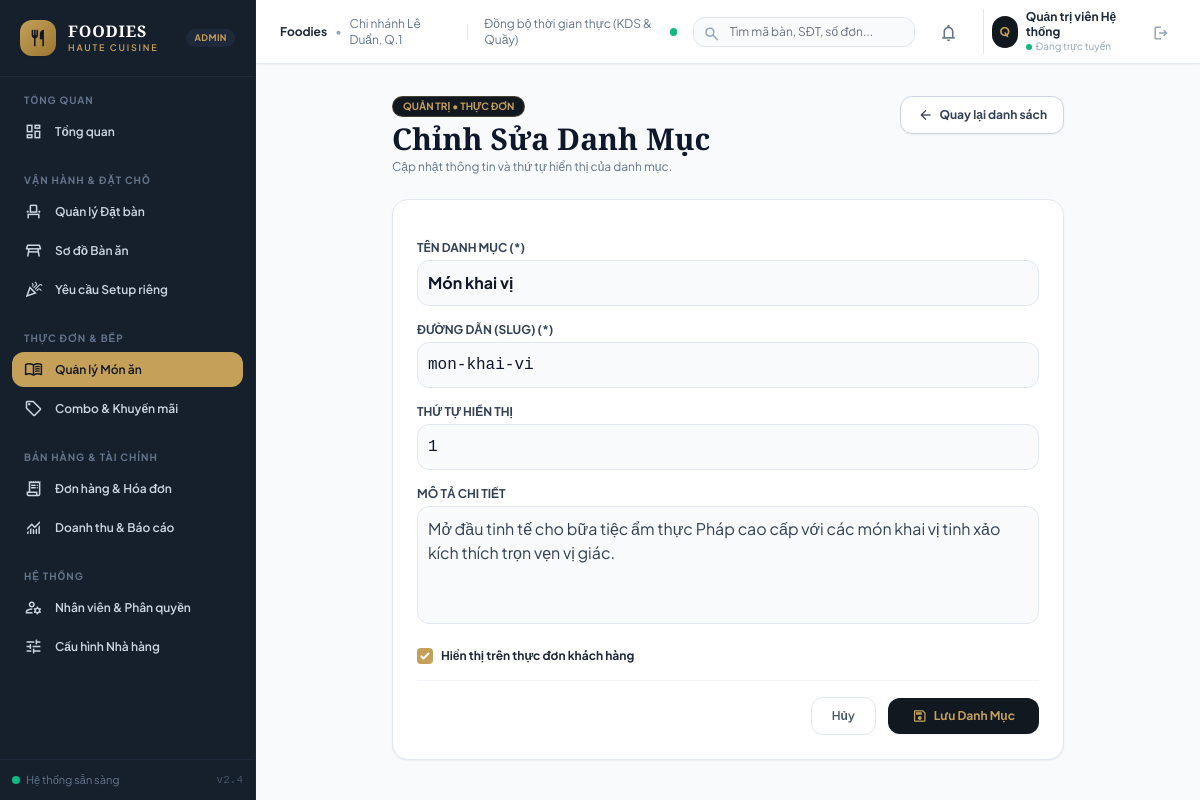
Page /admin/menu/categories/1/edit (signed in) on the committed database.
### tables this page shows
CREATE TABLE `categories` (
  `id` bigint PRIMARY KEY AUTO_INCREMENT,
  `name` varchar(150) NOT NULL,
  `slug` varchar(150) UNIQUE NOT NULL,
  `description` text,
  `image` varchar(255),
  `sort_order` int NOT NULL DEFAULT 0,
  `is_visible` boolean NOT NULL DEFAULT true,
  `created_at` datetime NOT NULL DEFAULT CURRENT_TIMESTAMP,
  `updated_at` datetime NOT NULL DEFAULT CURRENT_TIMESTAMP ON UPDATE CURRENT_TIMESTAMP
);

### app/Core/View.php (called while the page is built, shortened)
<?php
final class View
{
    public static function render(
        string $template,
        array $data = [],
        string $layout = 'layouts/guest'
    ): void {
        $viewsPath = dirname(__DIR__) . DIRECTORY_SEPARATOR . 'Views';
        $templatePath = self::resolve($viewsPath, $template);
        extract($data, EXTR_SKIP);
        require $templatePath;
    }
    public static function escape(mixed $value): string
    {
        return htmlspecialchars((string) $value, ENT_QUOTES | ENT_SUBSTITUTE, 'UTF-8');
    }
    private static function resolve(string $viewsPath, string $name): string
    {
        $path = $viewsPath . DIRECTORY_SEPARATOR
            . str_replace(['/', '\\'], DIRECTORY_SEPARATOR, $name) . '.php';
        return $path;
    }
}

### app/Core/Controller.php (called while the page is built, shortened)
<?php
abstract class Controller
{
    protected function render(
        string $template,
        array $data = [],
        int $status = 200,
        string $layout = 'layouts/guest'
    ): void {
        View::render($template, $data, $layout);
    }
}

### app/Controllers/CategoryAdminController.php (called while the page is built, shortened)
<?php
final class CategoryAdminController extends Controller
{
    public function edit(string $id): void
    {
        $categoryId = $this->validId($id);
        $category = $categoryId === null
            ? null
            : (new Category(Database::connection()))->findById($categoryId);
        $this->render('admin/categories/edit', [
            'pageTitle' => 'Sửa danh mục',
            'currentUser' => Auth::user(),
            'category' => $category,
            'csrfToken' => Csrf::token(),
            'errors' => [],
        ], 200, 'layouts/admin');
    }
    private function validId(string $id): ?int
    {
        $value = filter_var($id, FILTER_VALIDATE_INT);
        return $value !== false && $value > 0 ? $value : null;
    }
}

### public/index.php (called while the page is built, shortened)
<?php
$root = dirname(__DIR__);
$routes = require $root . DIRECTORY_SEPARATOR . 'routes' . DIRECTORY_SEPARATOR . 'web.php';
$router = $routes();
$router->dispatch($_SERVER['REQUEST_METHOD'] ?? 'GET', $_SERVER['REQUEST_URI'] ?? '/');

### config/database.php (called while the page is built, shortened)
<?php
$required = ['DB_HOST', 'DB_DATABASE', 'DB_USERNAME'];
$missing = array_filter(
    $required,
    static fn (string $key): bool => getenv($key) === false
);
return [
    'host' => (string) getenv('DB_HOST'),
    'port' => (string) (getenv('DB_PORT') ?: '3306'),
    'database' => (string) getenv('DB_DATABASE'),
    'username' => (string) getenv('DB_USERNAME'),
    'password' => (string) (getenv('DB_PASSWORD') ?: ''),
];

### app/Core/Database.php (called while the page is built, shortened)
<?php
final class Database
{
    private static ?PDO $connection = null;
    public static function connection(): PDO
    {
        $config = require dirname(__DIR__, 2) . DIRECTORY_SEPARATOR . 'config'
            . DIRECTORY_SEPARATOR . 'database.php';
        $dsn = sprintf(
            'mysql:host=%s;port=%s;dbname=%s;charset=utf8mb4',
            $config['host'],
            $config['port'],
            $config['database']
        );
        self::$connection = new PDO($dsn, $config['username'], $config['password'], [
            PDO::ATTR_ERRMODE => PDO::ERRMODE_EXCEPTION,
            PDO::ATTR_DEFAULT_FETCH_MODE => PDO::FETCH_ASSOC,
            PDO::ATTR_EMULATE_PREPARES => false,
        ]);
        return self::$connection;
    }
}

### app/Models/Category.php (called while the page is built, shortened)
<?php
final class Category extends BaseModel
{
    public function findById(int $id): ?array
    {
        $statement = $this->db->prepare(
            'SELECT id, name, slug, description, image, sort_order, is_visible
             FROM categories WHERE id = :id LIMIT 1'
        );
        $statement->execute(['id' => $id]);
        $category = $statement->fetch();
        return $category === false ? null : $category;
    }
}

### app/Views/admin/categories/edit.php (the view, shortened to what this page needs)
<div class="space-y-6 max-w-2xl mx-auto">
    <div class="flex flex-col sm:flex-row sm:items-center justify-between gap-4">
        <div>
            <div class="flex items-center gap-2 mb-1">
                <span class="inline-flex items-center gap-1.5 px-2.5 py-0.5 rounded-full text-[10px] font-bold uppercase bg-admin-navy text-gold border border-gold/30">
                    <span>QUẢN TRỊ &bull; THỰC ĐƠN</span>
                </span>
            </div>
            <h1 class="text-2xl lg:text-3xl font-headline font-bold text-slate-900">
                Chỉnh Sửa Danh Mục
            </h1>
            <p class="text-xs text-slate-500 mt-0.5">
                Cập nhật thông tin và thứ tự hiển thị của danh mục.
            </p>
        </div>
        <a href="/admin/menu/categories" class="px-4 py-2.5 rounded-xl border border-slate-300 bg-white text-slate-700 text-xs font-bold hover:bg-slate-50 transition flex items-center gap-1.5 shadow-sm self-start">
            <span class="material-symbols-outlined text-[16px]">arrow_back</span>
            <span>Quay lại danh sách</span>
        </a>
    </div>
    <div class="bg-white p-6 rounded-2xl border border-slate-200 shadow-sm space-y-5">
        <form action="/admin/menu/categories/<?= (int) $category['id'] ?>" method="post" class="space-y-4 text-xs">
            <div>
                <label for="category-name" class="block font-bold text-slate-700 mb-1">TÊN DANH MỤC (*)</label>
                <input id="category-name" name="name" maxlength="150" required
                       value="<?= View::escape($category['name'] ?? '') ?>"
                       class="w-full p-2.5 bg-slate-50 border border-slate-200 rounded-xl font-bold text-slate-900 focus:bg-white focus:ring-2 focus:ring-gold/30 focus:border-gold transition">
            </div>
            <div>
                <label for="category-slug" class="block font-bold text-slate-700 mb-1">ĐƯỜNG DẪN (SLUG) (*)</label>
                <input id="category-slug" name="slug" maxlength="150" pattern="[a-z0-9]+(-[a-z0-9]+)*" required
                       value="<?= View::escape($category['slug'] ?? '') ?>"
                       class="w-full p-2.5 bg-slate-50 border border-slate-200 rounded-xl font-mono text-slate-900 focus:bg-white focus:ring-2 focus:ring-gold/30 focus:border-gold transition">
            </div>
            <div>
                <label for="category-sort" class="block font-bold text-slate-700 mb-1">THỨ TỰ HIỂN THỊ</label>
                <input id="category-sort" type="number" name="sort_order" min="0" step="1"
                       value="<?= View::escape($category['sort_order'] ?? '0') ?>"
                       class="w-full p-2.5 bg-slate-50 border border-slate-200 rounded-xl font-mono text-slate-900 focus:bg-white focus:ring-2 focus:ring-gold/30 transition">
            </div>
            <div>
                <label for="category-description" class="block font-bold text-slate-700 mb-1">MÔ TẢ CHI TIẾT</label>
                <textarea id="category-description" name="description" rows="4"
                          class="w-full p-2.5 bg-slate-50 border border-slate-200 rounded-xl resize-none text-slate-700 focus:bg-white focus:ring-2 focus:ring-gold/30 transition"><?= View::escape($category['description'] ?? '') ?></textarea>
            </div>
            <div class="flex items-center gap-2 pt-1">
                <input type="checkbox" id="category-visible" name="is_visible" value="1"
                       <?= !empty($category['is_visible']) ? 'checked' : '' ?>
                       class="rounded border-slate-300 text-gold focus:ring-gold w-4 h-4">
                <label for="category-visible" class="font-bold text-slate-800 select-none cursor-pointer">
                    Hiển thị trên thực đơn khách hàng
                </label>
            </div>
            <div class="pt-4 border-t border-slate-100 flex items-center justify-end gap-3">
                <a href="/admin/menu/categories" class="px-5 py-2.5 border border-slate-200 rounded-xl text-slate-600 font-semibold hover:bg-slate-50 transition">
                    Hủy
                </a>
                <button type="submit" class="px-6 py-2.5 bg-admin-navy text-gold rounded-xl font-bold hover:bg-slate-800 transition flex items-center gap-1.5 shadow-sm">
                    <span class="material-symbols-outlined text-[16px]">save</span>
                    <span>Lưu Danh Mục</span>
                </button>
            </div>
        </form>
    </div>
</div>

### app/Core/Router.php (shortened to what this page needs)
<?php
final class Router
{
    private array $routes = [];
    public function dispatch(string $method, string $uri): void
    {
        $path = parse_url($uri, PHP_URL_PATH);
        $path = is_string($path) && $path !== '/' ? rtrim($path, '/') : '/';
        foreach ($this->routes as $route) {
            $parameters = $this->match($route['path'], $path);
            if ($parameters === null) {
                continue;
            }
            [$controllerClass, $controllerMethod] = $route['action'];
            $controller = new $controllerClass();
            $controller->{$controllerMethod}(...array_values($parameters));
            return;
        }
    }
    private function add(string $method, string $path, array $action): void
    {
        $this->routes[] = [
            'method' => $method,
            'path' => $path,
            'action' => $action,
        ];
    }
    private function match(string $routePath, string $requestPath): ?array
    {
        $pattern = '';
        $parameters = [];
        $parts = preg_split('/(\{[a-zA-Z][a-zA-Z0-9_]*\})/', $routePath, -1, PREG_SPLIT_DELIM_CAPTURE);
        foreach ($parts as $part) {
            if (preg_match('/\A\{([a-zA-Z][a-zA-Z0-9_]*)\}\z/', $part, $match) === 1) {
                $parameters[] = $match[1];
                $pattern .= '([^/]+)';
                continue;
            }
            $pattern .= preg_quote($part, '~');
        }
        if (preg_match('~\A' . $pattern . '\z~u', $requestPath, $matches) !== 1) {
            return null;
        }
        $values = array_slice($matches, 1);
        foreach ($values as $index => $value) {
            $values[$index] = rawurldecode($value);
        }
        return array_combine($parameters, $values) ?: [];
    }
}

### app/Views/layouts/admin.php (style rules this page uses)
.material-symbols-outlined { font-variation-settings: 'FILL' 0, 'wght' 400, 'GRAD' 0, 'opsz' 22; display: inline-block; vertical-align: middle; line-height: 1; }

### rows in the picture
categories: name "Món khai vị", slug "mon-khai-vi", sort_order "1", description "Mở đầu tinh tế cho bữa tiệc ẩm thực Pháp cao cấp với các món khai vị tinh xảo kích thích trọn vẹn vị giác.", is_visible "☑"
